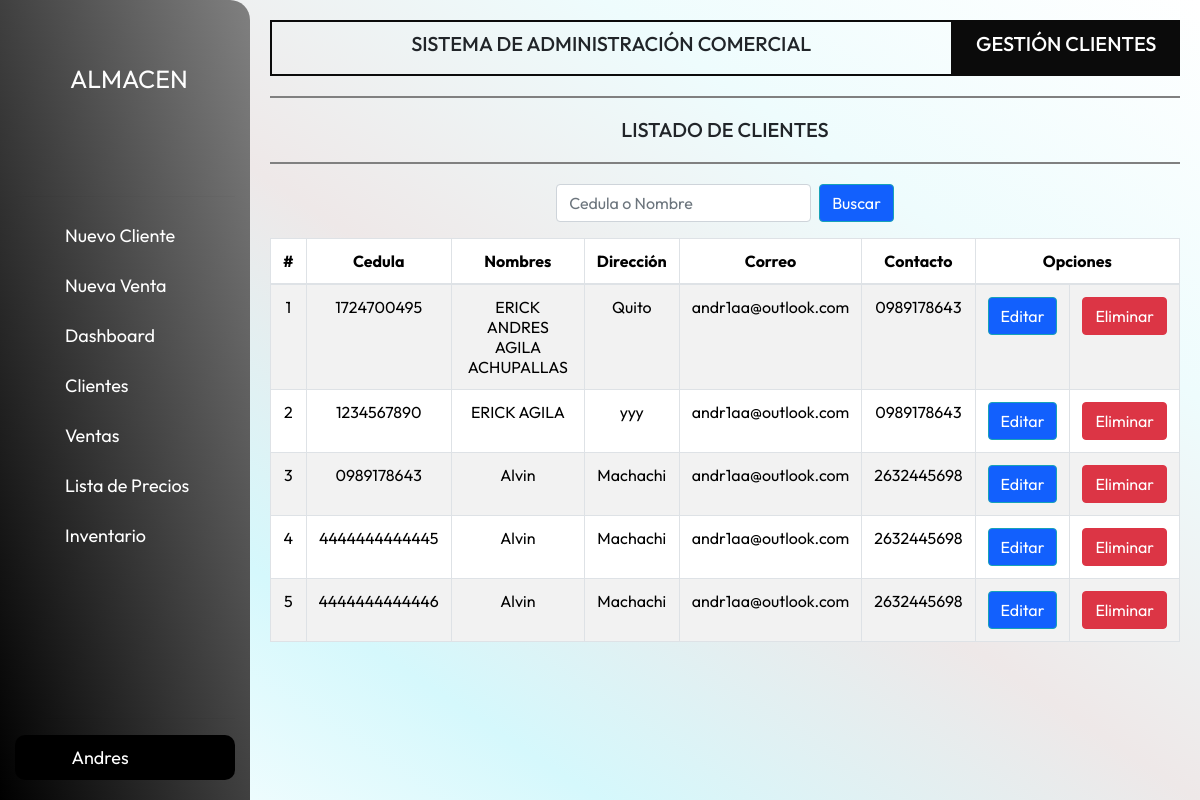
The page /clientes/ (signed in) on the database as committed earlier.
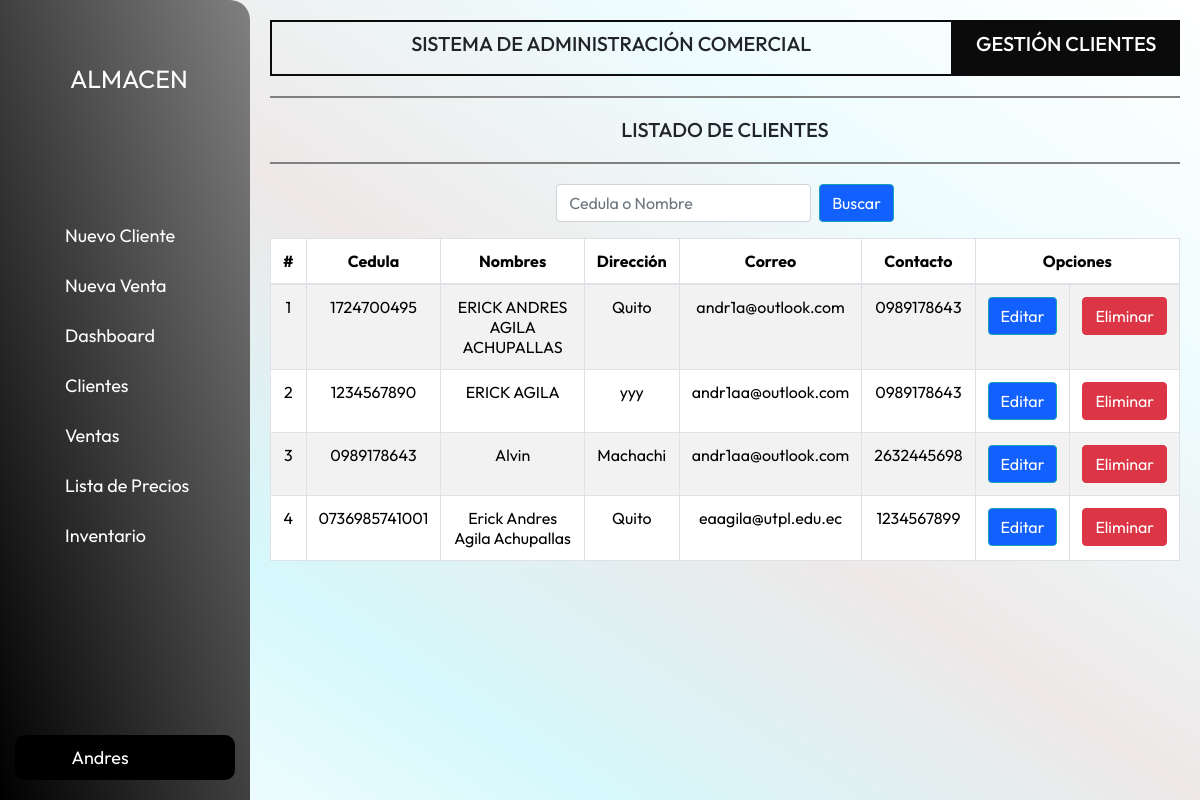
The same page on the database as committed later.
### apps/models.py (models this page shows)
class Cliente(models.Model):
    user = models.ForeignKey(User, on_delete=models.CASCADE)
    cedula=models.CharField(primary_key=True, max_length=13 ,null=False)
    nombres=models.CharField(max_length=150, null=False)
    direccion=models.CharField(max_length=100, null=False)
    email = models.EmailField(max_length=45)
    celular=models.CharField(max_length=10, null=False)
    class Meta:
        db_table = 'tabla_Cliente'

### apps/views.py (the view, shortened to what this page needs)
# urls.py: path('clientes/', views.clientes, name="clientes"),
@login_required
def clientes(request):
    busqueda = request.GET.get('busqueda')
    cliente = Cliente.objects.all()
    context = {'venta': cliente, 'busqueda': busqueda}
    if not cliente.exists() and busqueda:
        messages.info(request, 'No existen registros con el nombre o cedula proporcionada.')
        return redirect('clientes')
    return render(request, "clientes.html", context)

### apps/templates/clientes.html (shortened to what this page needs)
{% extends 'base.html' %}
{% block pageTitle %}
GESTIÓN CLIENTES
{% endblock %}
{% block cenTitle %} LISTADO DE CLIENTES {% endblock %}
{% block content %}
<form method="get" class="form-inline mb-2 justify-content-center">
    <input type="text" name="busqueda" class="form-control mr-2" placeholder="Cedula o Nombre ">
    <button type="submit" class="btn btn-info" style="color: #ffffff; background-color: #1260FD;">Buscar</button>
</form>
    <div class="row">
        <div class="col-sm-12 col-md-6 col-lg-12 col-xl-12">
            <div class="table-responsive py-2">
                <table class="table table-striped table-bordered table-hover table table-bordered border border-gray">
                        <thead class="text-center">
                            <tr>
                                <th>#</th>
                                <th>Cedula</th>
                                <th>Nombres</th>
                                <th>Dirección</th>
                                <th>Correo</th>
                                <th>Contacto</th>
                                <th colspan="2">Opciones</th>
                            </tr>
                        </thead>
                    <tbody class="text-center">
                        {% for x in venta %}
                        <tr>
                            <td>{{forloop.counter}}</td>
                            <td>{{x.cedula}}</td>
                            <td>{{x.nombres}}</td>
                            <td>{{x.direccion}}</td>
                            <td>{{x.email}}</td>
                            <td>{{x.celular}}</td>
                            <td><a href="{% url 'editarCliente' x.cedula %}" class="btn btn-info" style="color: #ffffff; background-color: #1260FD;">Editar</a></td>
                            <td>
                                <form id="eliminarForm" action="{% url 'eliminarCliente' x.cedula %}" method="post">
                                    <input type="submit" value="Eliminar" class="btn btn-danger btnEliminar">
                                </form>
                            </td>
                        </tr>
                        {% endfor %}
                    </tbody>
                </table>
            </div>
        </div>
    </div>
{% endblock %}

### apps/templates/base.html (shortened to what this page needs)
{% load static %}
 <html lang="es">
 <head>
    <link rel="stylesheet" href= "{% static '/css/estilos.css' %}">
    <link href="https://cdn.jsdelivr.net/npm/bootstrap@5.3.2/dist/css/bootstrap.min.css" rel="stylesheet">
    <link href="https://maxcdn.bootstrapcdn.com/bootstrap/4.5.2/css/bootstrap.min.css" rel="stylesheet">
    <link rel="stylesheet" href= "{% static '/css/messages.css' %}">
 </head>
<body>
    <div class="barra-lateral">
        <div class="nombre-pagina">
            <span>ALMACEN</span>
        </div>
        <hr>
        <nav class="navegacion">
            <ul>
                <li>
                    <a href="/nuevoC">
                        <span> Nuevo Cliente</span>
                    </a>
                </li>
                <li>
                    <a  href="/nuevaVenta">
                        <span> Nueva Venta</span>
                    </a>
                </li>
                <li>
                    <a href="/dashboard">
                        <span>Dashboard</span>
                    </a>
                </li>
                <li>
                    <a  href="/clientes">
                        <span>Clientes</span>
                    </a>
                </li>
                <li>
                    <a href="/factura">
                        <span>Ventas</span>
                    </a>
                </li>
                <li>
                    <a  href="/listaPrecios">
                        <span>Lista de Precios</span>
                    </a>
                </li>
                <li>
                    <a href="/productos">
                        <span>Inventario</span>
                    </a>
                </li>
            </ul>
        </nav>
        <hr>
        <div class="usuario d-flex justify-content-between align-items-center">
            <div class="nombreUser">
                <span class="nombre">{{ request.user.username }}</span>
            </div>
            <nav class="navegacion">
                <a href="/logout">
                </a>
            </nav>
        </div>
    </div>
    <main>
        <div class="cajati">
            <div class="contenedor-titulo1">
                <h5 class="titulopag1">
                    SISTEMA DE ADMINISTRACIÓN COMERCIAL
                </h5>
            </div>
            <div class="contenedor-titulo2">
                <h5 class="titulopag1">
                    {% block pageTitle %} base {% endblock %}
                </h5>
            </div>
        </div>
        <div class="lineapag"></div>
        <h5 class="titulop">{% block cenTitle %} base{% endblock %}</h5>
        <div class="lineapag"></div>
        {% block content %}
        {% endblock %}
    </main>
</body>
</html>

### apps/static/css/estilos.css (style rules this page uses)
:root { --color-barra-lateral: rgb(11, 11, 11) ; --color-texto:rgb(253, 253, 253); --color-texto-menu:rgb(255, 255, 255); --color-menu-hover:rgb(60, 219, 121); --color-menu-hover-texto:rgb(0, 0, 0); --color-boton:#101a1d; --color-boton-texto:rgb(255, 255, 255); --color-linea:rgb(83, 83, 88); --color-scroll:rgb(60, 219, 121); --color-scroll-hover:rgb(83, 83, 88); }
* { margin: 0; padding: 0; box-sizing: border-box; font-family: 'Outfit', sans-serif; }
body { height: 100vh; width: 100%; background: linear-gradient( to right top, rgb(255, 255, 255), rgb(213, 248, 252) , rgb(238, 232, 232), rgb(238, 252, 253), rgb(255, 255, 255)); }
.barra-lateral { position: fixed; display: flex; flex-direction: column; justify-content: space-between; width: 250px; height: 100%; overflow: hidden; padding: 20px 15pX; background: linear-gradient( to right top,rgb(0, 0, 0) , gray); border-top-right-radius: 20px; transition: width 0.5s ease,background-color 0.3s ease,left 0.5s ease; z-index: 50; }
.barra-lateral span { width: 100px; white-space: nowrap; font-size: 18px; text-align: left; opacity: 1; transition: opacity 0.5s ease,width 0.5s ease; }
.barra-lateral .nombre-pagina { width: 100%; height: 45px; color: var(--color-texto); margin-bottom: 40px; display: flex; align-items: center; padding: 60px 0 60px 0; }
.barra-lateral .nombre-pagina span { margin-left: 5px; font-size: 25px; }
.barra-lateral .navegacion { height: 100%; overflow-y: auto; overflow-x: hidden; }
.barra-lateral .navegacion ul { padding: 0; }
.barra-lateral .navegacion li { list-style: none; display: flex; margin-bottom: 5px; }
.barra-lateral .navegacion a { width: 100%; height: 45px; display: flex; align-items: center; text-decoration: none; border-radius: 10px; color: var(--color-texto-menu); }
main { margin-left: 250px; padding: 20px; transition: margin-left 0.5s ease; }
.usuario { background-color: black; color: rgb(255, 255, 255); border-radius: 10px; min-width: 50px; font-size: 25px; display: none; padding: 0 30px; }
.cajati { width: 100%; display: flex; justify-content: center; }
.contenedor-titulo1 { width: 75%; text-align: center; display: flex; justify-content: center; align-items: center; border: 2px solid var(--color-barra-lateral); padding: 10px; }
.contenedor-titulo2 { width: 25%; text-align: center; display: flex; justify-content: center; align-items: center; background-color:var(--color-barra-lateral); text-align: center; padding: 10px; color: #FFFFFF; }
.titulop { text-align: center; }
.lineapag { width: 100%; height: 2px; background-color:gray; margin: 20px 0; }

Rows that differ between the two databases and show on the page:
removed Cliente: cedula "4444444444445", nombres "Alvin", direccion "Machachi", email "andr1aa@outlook.com", celular "2632445698"
removed Cliente: cedula "4444444444446", nombres "Alvin", direccion "Machachi", email "andr1aa@outlook.com", celular "2632445698"
changed Cliente "ERICK ANDRES AGILA ACHUPALLAS": email "andr1aa@outlook.com" → "andr1a@outlook.com"
added Cliente: cedula "0736985741001", nombres "Erick Andres Agila Achupallas", direccion "Quito", email "eaagila@utpl.edu.ec", celular "1234567899"
